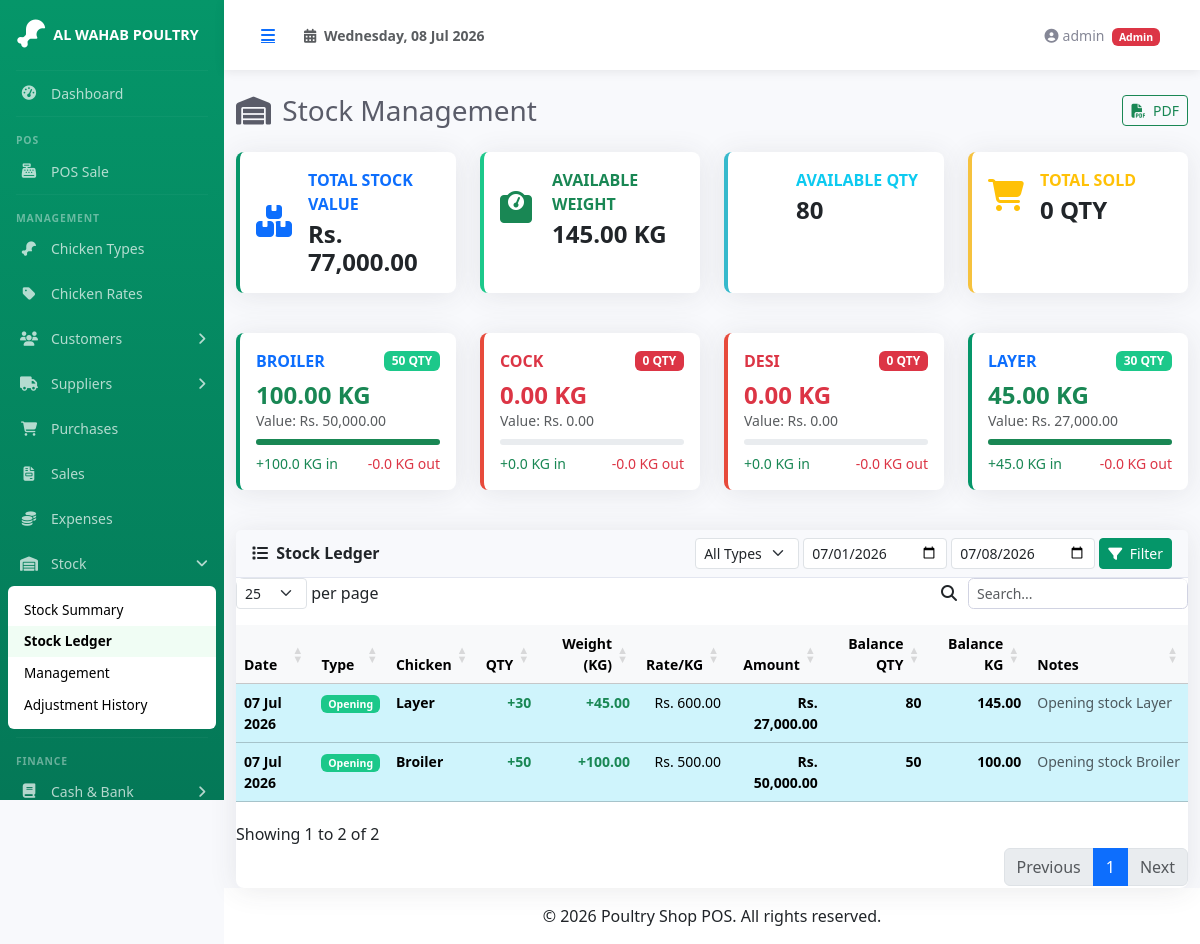
Screenshot of /pages/stock/index.php (signed in) with the database file from the repository.
### tables this page shows
CREATE TABLE IF NOT EXISTS stock_ledger (
  id                INT             AUTO_INCREMENT PRIMARY KEY,
  transaction_date  DATE            NOT NULL,
  transaction_type  ENUM('opening','purchase','sale','adjustment') NOT NULL,
  chicken_type_id   INT             NOT NULL,
  birds_count       INT             NOT NULL DEFAULT 0,
  weight_kg         DECIMAL(12,3)   NOT NULL DEFAULT 0.000,
  rate_per_kg       DECIMAL(10,2)   NOT NULL DEFAULT 0.00,
  amount            DECIMAL(12,2)   NOT NULL DEFAULT 0.00,
  reference_id      INT             DEFAULT NULL,
  notes             TEXT            DEFAULT NULL,
  created_at        TIMESTAMP       DEFAULT CURRENT_TIMESTAMP,
  FOREIGN KEY (chicken_type_id) REFERENCES chicken_types(id) ON DELETE CASCADE ON UPDATE CASCADE,
  INDEX idx_stock_date (transaction_date),
  INDEX idx_stock_type (transaction_type),
  INDEX idx_stock_chicken (chicken_type_id)
);

CREATE TABLE IF NOT EXISTS chicken_types (
  id          INT             AUTO_INCREMENT PRIMARY KEY,
  name        VARCHAR(50)     NOT NULL UNIQUE,
  created_at  TIMESTAMP       DEFAULT CURRENT_TIMESTAMP
);

### includes/functions.php (called while the page is built, shortened)
<?php
function money($amount): string {
    return number_format((float)$amount, 2);
}

### pages/stock/index.php (the view, shortened to what this page needs)
<?php
require_once __DIR__ . '/../../includes/functions.php';
$pdo = getDB();
$from = $_GET['from'] ?? date('Y-m-01');
$to   = $_GET['to'] ?? date('Y-m-d');
$types = $pdo->query("SELECT id, name FROM chicken_types ORDER BY name")->fetchAll();
$stock_data = [];
$grand = ['in_birds' => 0, 'in_weight' => 0, 'out_birds' => 0, 'out_weight' => 0, 'in_amount' => 0, 'out_amount' => 0];
foreach ($types as $t) {
    $stmt = $pdo->prepare("
        SELECT
            COALESCE(SUM(CASE WHEN transaction_type IN ('opening','purchase','adjustment') THEN birds_count ELSE 0 END), 0) AS in_birds,
            COALESCE(SUM(CASE WHEN transaction_type IN ('opening','purchase','adjustment') THEN weight_kg ELSE 0 END), 0) AS in_weight,
            COALESCE(SUM(CASE WHEN transaction_type = 'sale' THEN birds_count ELSE 0 END), 0) AS out_birds,
            COALESCE(SUM(CASE WHEN transaction_type = 'sale' THEN weight_kg ELSE 0 END), 0) AS out_weight,
            COALESCE(SUM(CASE WHEN transaction_type IN ('opening','purchase','adjustment') THEN amount ELSE 0 END), 0) AS in_amount,
            COALESCE(SUM(CASE WHEN transaction_type = 'sale' THEN amount ELSE 0 END), 0) AS out_amount
        FROM stock_ledger WHERE chicken_type_id = ?
    ");
    $stmt->execute([$t['id']]);
    $d = $stmt->fetch();
    $d['name'] = $t['name'];
    $d['avail_birds'] = max(0, $d['in_birds'] - $d['out_birds']);
    $d['avail_weight'] = max(0, $d['in_weight'] - $d['out_weight']);
    $d['stock_value'] = $d['avail_weight'] > 0 && $d['in_weight'] > 0
        ? ($d['in_amount'] / $d['in_weight']) * $d['avail_weight']
        : 0;
    $stock_data[] = $d;
    foreach (['in_birds','in_weight','out_birds','out_weight','in_amount','out_amount'] as $k) {
        $grand[$k] += $d[$k];
    }
}
$grand['avail_birds'] = max(0, $grand['in_birds'] - $grand['out_birds']);
$grand['avail_weight'] = max(0, $grand['in_weight'] - $grand['out_weight']);
$grand['stock_value'] = $grand['avail_weight'] > 0 && $grand['in_weight'] > 0
    ? ($grand['in_amount'] / $grand['in_weight']) * $grand['avail_weight']
    : 0;
$where = "WHERE 1=1";
$params = [];
if ($from) {
    $where .= " AND sl.transaction_date >= ?";
    $params[] = $from;
}
if ($to) {
    $where .= " AND sl.transaction_date <= ?";
    $params[] = $to;
}
$stmt = $pdo->prepare("
    SELECT sl.*, ct.name AS chicken_type_name
    FROM stock_ledger sl
    JOIN chicken_types ct ON ct.id = sl.chicken_type_id
    $where
    ORDER BY sl.transaction_date DESC, sl.id DESC
    LIMIT 200
");
$stmt->execute($params);
$ledger = $stmt->fetchAll();
$bal_birds = 0;
$bal_weight = 0;
if ($from) {
    $balWhere = "WHERE sl.transaction_date < ?";
    $balParams = [$from];
    $stmt = $pdo->prepare("
        SELECT
            COALESCE(SUM(CASE WHEN transaction_type IN ('opening','purchase','adjustment') THEN birds_count ELSE 0 END), 0)
            - COALESCE(SUM(CASE WHEN transaction_type = 'sale' THEN birds_count ELSE 0 END), 0) AS birds,
            COALESCE(SUM(CASE WHEN transaction_type IN ('opening','purchase','adjustment') THEN weight_kg ELSE 0 END), 0)
            - COALESCE(SUM(CASE WHEN transaction_type = 'sale' THEN weight_kg ELSE 0 END), 0) AS weight
        FROM stock_ledger sl $balWhere
    ");
    $stmt->execute($balParams);
    $bal = $stmt->fetch();
    $bal_birds = (int)$bal['birds'];
    $bal_weight = (float)$bal['weight'];
}
$ledger_asc = array_reverse($ledger);
$running = [];
foreach ($ledger_asc as $l) {
    if (in_array($l['transaction_type'], ['opening','purchase','adjustment'])) {
        $bal_birds += $l['birds_count'];
        $bal_weight += $l['weight_kg'];
    } elseif ($l['transaction_type'] === 'sale') {
        $bal_birds -= $l['birds_count'];
        $bal_weight -= $l['weight_kg'];
    }
    $running[$l['id']] = ['birds' => $bal_birds, 'weight' => $bal_weight];
}
require_once __DIR__ . '/../../includes/header.php';
?>
<div class="d-sm-flex align-items-center justify-content-between mb-4 no-print">
    <h1 class="h3 mb-0 text-gray-800">
        <i class="fas fa-warehouse me-1"></i> Stock Management
    </h1>
    <div>
        <button class="btn btn-sm btn-outline-success" onclick="window.print()">
            <i class="fas fa-file-pdf me-1"></i> PDF
        </button>
    </div>
</div>
<div class="row mb-4 no-print">
    <div class="col-xl-3 col-md-6 mb-3">
        <div class="card border-start-primary dashboard-card h-100">
            <div class="card-body">
                <div class="row align-items-center">
                    <div class="col-3 text-center">
                        <i class="fas fa-boxes fa-2x text-primary"></i>
                    </div>
                    <div class="col-9">
                        <div class="text-xs fw-bold text-primary text-uppercase mb-1">Total Stock Value</div>
                        <div class="h4 mb-0 fw-bold">Rs. <?= money($grand['stock_value']) ?></div>
                    </div>
                </div>
            </div>
        </div>
    </div>
    <div class="col-xl-3 col-md-6 mb-3">
        <div class="card border-start-success dashboard-card h-100">
            <div class="card-body">
                <div class="row align-items-center">
                    <div class="col-3 text-center">
                        <i class="fas fa-weight fa-2x text-success"></i>
                    </div>
                    <div class="col-9">
                        <div class="text-xs fw-bold text-success text-uppercase mb-1">Available Weight</div>
                        <div class="h4 mb-0 fw-bold"><?= number_format($grand['avail_weight'], 2) ?> KG</div>
                    </div>
                </div>
            </div>
        </div>
    </div>
    <div class="col-xl-3 col-md-6 mb-3">
        <div class="card border-start-info dashboard-card h-100">
            <div class="card-body">
                <div class="row align-items-center">
                    <div class="col-3 text-center">
                    </div>
                    <div class="col-9">
                        <div class="text-xs fw-bold text-info text-uppercase mb-1">Available QTY</div>
                        <div class="h4 mb-0 fw-bold"><?= number_format($grand['avail_birds']) ?></div>
                    </div>
                </div>
            </div>
        </div>
    </div>
    <div class="col-xl-3 col-md-6 mb-3">
        <div class="card border-start-warning dashboard-card h-100">
            <div class="card-body">
                <div class="row align-items-center">
                    <div class="col-3 text-center">
                        <i class="fas fa-shopping-cart fa-2x text-warning"></i>
                    </div>
                    <div class="col-9">
                        <div class="text-xs fw-bold text-warning text-uppercase mb-1">Total Sold</div>
                        <div class="h4 mb-0 fw-bold"><?= number_format($grand['out_birds']) ?> QTY</div>
                    </div>
                </div>
            </div>
        </div>
    </div>
</div>
<div class="row mb-4 no-print">
    <?php foreach ($stock_data as $sd):
        $pct = $sd['in_weight'] > 0 ? min(100, ($sd['avail_weight'] / $sd['in_weight']) * 100) : 0;
        $isLow = $sd['avail_weight'] < 10;
        $isOut = $sd['avail_weight'] <= 0;
        $cardBorder = $isOut ? 'danger' : ($isLow ? 'warning' : 'primary');
        $barColor = $isOut ? 'danger' : ($isLow ? 'warning' : 'success');
    ?>
    <div class="col-xl-3 col-md-6 mb-3">
        <div class="card border-start-<?= $cardBorder ?> dashboard-card h-100">
            <div class="card-body">
                <div class="d-flex align-items-center justify-content-between mb-2">
                    <div class="text-xs fw-bold text-uppercase text-<?= $cardBorder ?>"><?= htmlspecialchars($sd['name']) ?></div>
                    <span class="badge bg-<?= $isOut ? 'danger' : ($isLow ? 'warning' : 'success') ?>">
                        <?= number_format($sd['avail_birds']) ?> QTY
                    </span>
                </div>
                <div class="h4 mb-0 fw-bold text-<?= $isOut ? 'danger' : 'success' ?>">
                    <?= number_format($sd['avail_weight'], 2) ?> KG
                </div>
                <div class="small text-muted mb-2">Value: Rs. <?= money($sd['stock_value']) ?></div>
                <div class="progress" style="height:6px;">
                    <div class="progress-bar bg-<?= $barColor ?>" style="width:<?= $pct ?>%"></div>
                </div>
                <div class="row small text-muted mt-2 g-0">
                    <div class="col-6 text-success">+<?= number_format($sd['in_weight'], 1) ?> KG in</div>
                    <div class="col-6 text-danger text-end">-<?= number_format($sd['out_weight'], 1) ?> KG out</div>
                </div>
            </div>
        </div>
    </div>
    <?php endforeach; ?>
</div>
<div class="card">
    <div class="card-header">
        <div class="row align-items-center">
            <div class="col"><i class="fas fa-list me-1"></i> Stock Ledger</div>
            <div class="col-auto no-print">
                <form method="GET" class="row g-1">
                    <div class="col-auto">
                        <select name="type" class="form-select form-select-sm">
                            <option value="">All Types</option>
                        </select>
                    </div>
                    <div class="col-auto"><input type="date" name="from" class="form-control form-control-sm" value="<?= $from ?>"></div>
                    <div class="col-auto"><input type="date" name="to" class="form-control form-control-sm" value="<?= $to ?>"></div>
                    <div class="col-auto"><button class="btn btn-primary btn-sm"><i class="fas fa-filter me-1"></i> Filter</button></div>
                </form>
            </div>
        </div>
    </div>
    <div class="card-body p-0">
        <div class="table-responsive">
            <table class="table table-hover mb-0 small" id="stockLedgerTable">
                <thead class="table-light">
                    <tr>
                        <th>Date</th>
                        <th>Type</th>
                        <th>Chicken</th>
                        <th class="text-end">QTY</th>
                        <th class="text-end">Weight (KG)</th>
                        <th class="text-end">Rate/KG</th>
                        <th class="text-end">Amount</th>
                        <th class="text-end">Balance QTY</th>
                        <th class="text-end">Balance KG</th>
                        <th>Notes</th>
                    </tr>
                </thead>
                <tbody>
                    <?php if (empty($ledger)): ?>
                    <tr><td colspan="10" class="text-center text-muted py-4">No stock entries found.</td></tr>
                    <?php else: ?>
                    <?php foreach ($ledger as $l):
                        $isSale = $l['transaction_type'] === 'sale';
                        $isPurchase = $l['transaction_type'] === 'purchase';
                        $isOpening = $l['transaction_type'] === 'opening';
                        $bal = $running[$l['id']] ?? ['birds' => 0, 'weight' => 0];
                        $rowClass = $isSale ? 'table-danger' : ($isPurchase ? 'table-success' : ($isOpening ? 'table-info' : ''));
                    ?>
                    <tr class="<?= $rowClass ?>">
                        <td class="fw-bold"><?= date('d M Y', strtotime($l['transaction_date'])) ?></td>
                        <td>
                            <span class="badge bg-<?= $isSale ? 'danger' : ($isPurchase || $isOpening ? 'success' : 'secondary') ?>">
                                <?= $isOpening ? 'Opening' : ucfirst($l['transaction_type']) ?>
                            </span>
                        </td>
                        <td><span class="fw-bold"><?= htmlspecialchars($l['chicken_type_name']) ?></span></td>
                        <td class="text-end <?= $isSale ? 'text-danger' : 'text-success' ?> fw-bold">
                            <?= $isSale ? '-' : '+' ?><?= $l['birds_count'] ?: '0' ?>
                        </td>
                        <td class="text-end <?= $isSale ? 'text-danger' : 'text-success' ?> fw-bold">
                            <?= $isSale ? '-' : '+' ?><?= number_format($l['weight_kg'], 2) ?>
                        </td>
                        <td class="text-end"><?= $l['rate_per_kg'] ? 'Rs. ' . money($l['rate_per_kg']) : '-' ?></td>
                        <td class="text-end fw-bold">Rs. <?= money($l['amount']) ?></td>
                        <td class="text-end fw-bold"><?= number_format($bal['birds']) ?></td>
                        <td class="text-end fw-bold"><?= number_format($bal['weight'], 2) ?></td>
                        <td class="text-muted" style="max-width:180px;overflow:hidden;text-overflow:ellipsis;white-space:nowrap;"><?= htmlspecialchars($l['notes'] ?? '-') ?></td>
                    </tr>
                    <?php endforeach; ?>
                    <?php endif; ?>
                </tbody>
            </table>
        </div>
    </div>
</div>
<?php require_once __DIR__ . '/../../includes/footer.php'; ?>

### assets/css/sb-admin-custom.css (style rules this page uses)
:root { --primary: #059669; --primary-dark: #047857; --primary-light: #10b981; --primary-50: #ecfdf5; --sidebar-width: 224px; }
* { margin: 0; padding: 0; box-sizing: border-box; }
body { background-color: #f8f9fc; font-family: 'Segoe UI', Tahoma, Geneva, Verdana, sans-serif; }
.card { border: none; border-radius: 0.5rem; box-shadow: 0 0.15rem 1.75rem 0 rgba(58, 59, 69, 0.1); }
.card-header { background-color: #f8f9fc; border-bottom: 1px solid #e3e6f0; font-weight: 600; }
.border-start-primary { border-left: 0.25rem solid var(--primary) !important; }
.border-start-success { border-left: 0.25rem solid #1cc88a !important; }
.border-start-info { border-left: 0.25rem solid #36b9cc !important; }
.border-start-warning { border-left: 0.25rem solid #f6c23e !important; }
.border-start-danger { border-left: 0.25rem solid #e74a3b !important; }
.text-gray-800 { color: #5a5c69 !important; }
.dashboard-card { transition: transform 0.2s; }
.btn-primary { background-color: var(--primary); border-color: var(--primary); }
.table-responsive { border-radius: 0.5rem; }
.badge.bg-success { background-color: #1cc88a !important; }

### rows the page displays
stock_ledger: transaction_date "07 Jul 2026", transaction_type "Opening", chicken_type.name "Layer", birds_count "30", weight_kg "45.00", rate_per_kg "600.00", amount "27,000.00", id "80", id "145.00", notes "Opening stock Layer"
stock_ledger: transaction_date "07 Jul 2026", transaction_type "Opening", chicken_type.name "Broiler", birds_count "50", weight_kg "100.00", rate_per_kg "500.00", amount "50,000.00", id "50", id "100.00", notes "Opening stock Broiler"

### other values shown
$_SESSION['user_name'] "admin"
$_SESSION['user_role'] "Admin"
money($grand['stock_value']) "77,000.00"
$grand['avail_weight'] "145.00"
$grand['avail_birds'] "80"
$grand['out_birds'] "0"
$sd['name'] "BROILER"
$sd['avail_birds'] "50"
$sd['avail_weight'] "100.00"
money($sd['stock_value']) "50,000.00"
$sd['in_weight'] "100.0"
$sd['out_weight'] "0.0"
$sd['name'] "COCK"
$sd['avail_birds'] "0"
$sd['avail_weight'] "0.00"
